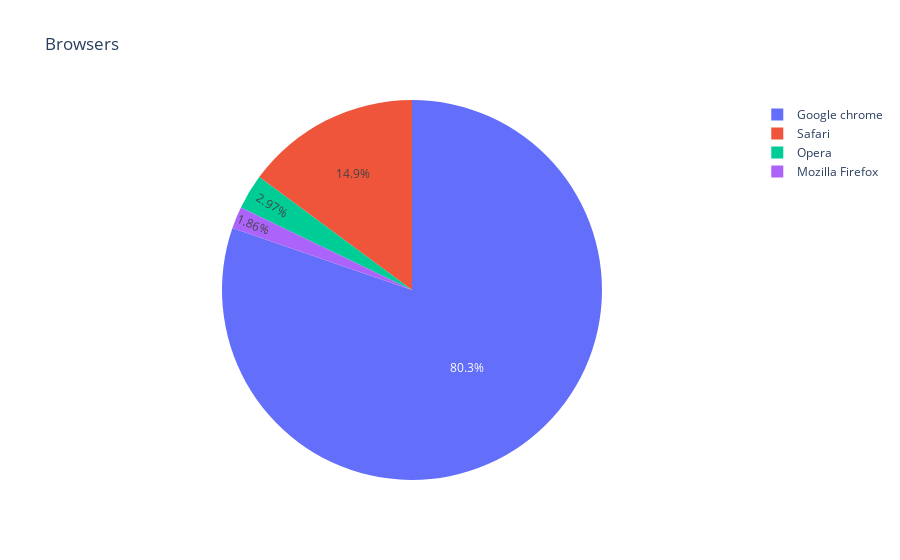

Notebook cell for this chart:
### Code cell
#Analysis of customers using type of browsers for shopping:
plt.figure(figsize = (8,6))
sns.countplot(x ='11Whatbrowserdoyourunonyourdevicetoaccessthewebsite?', data = data)
plt.title('Browsers Used for shopping')
plt.show()
fig = px.pie(data, names='11Whatbrowserdoyourunonyourdevicetoaccessthewebsite?', title='Browsers')
fig.show()

### Figure 1 — Plotly figure (JSON) as saved in the notebook; plotly's stock layout.template omitted (floating-point values rounded to 4 significant figures; data arrays with more than 128 entries replaced by an {"elided": "..."} marker saying what was removed)
{"data": [{"domain": {"x": [0, 1], "y": [0, 1]}, "hovertemplate": "11Whatbrowserdoyourunonyourdevicetoaccessthewebsite?=%{label}<extra></extra>", "labels": {"elided": "269 str values"}, "legendgroup": "", "name": "", "showlegend": true, "type": "pie"}], "layout": {"legend": {"tracegroupgap": 0}, "title": {"text": "Browsers"}}}
